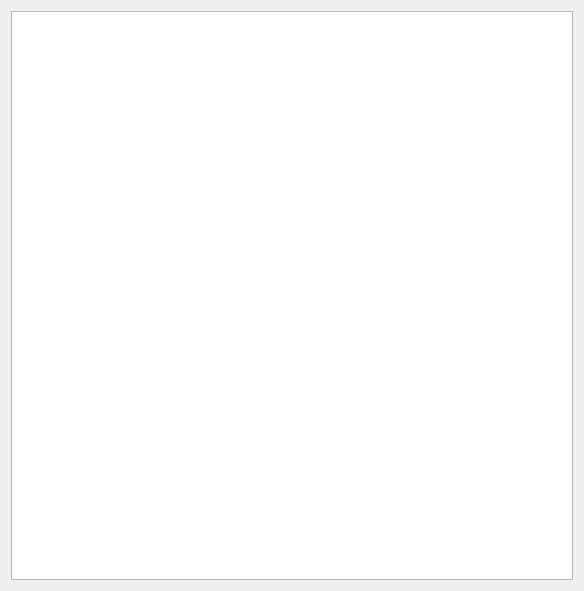
<?xml version="1.0" encoding="UTF-8"?>
<ui version="4.0">
 <class>MainWindow</class>
 <widget class="QMainWindow" name="MainWindow">
  <property name="geometry">
   <rect>
    <x>0</x>
    <y>0</y>
    <width>584</width>
    <height>591</height>
   </rect>
  </property>
  <property name="windowTitle">
   <string>MainWindow</string>
  </property>
  <widget class="QWidget" name="centralWidget">
   <layout class="QVBoxLayout" name="verticalLayout">
    <item>
     <widget class="MyGraphicsView" name="graphicsView"/>
    </item>
   </layout>
  </widget>
 </widget>
 <layoutdefault spacing="6" margin="11"/>
 <customwidgets>
  <customwidget>
   <class>MyGraphicsView</class>
   <extends>QGraphicsView</extends>
   <header>../G2G/graphicsview/mygraphicsview.h</header>
  </customwidget>
 </customwidgets>
 <resources/>
 <connections/>
</ui>
